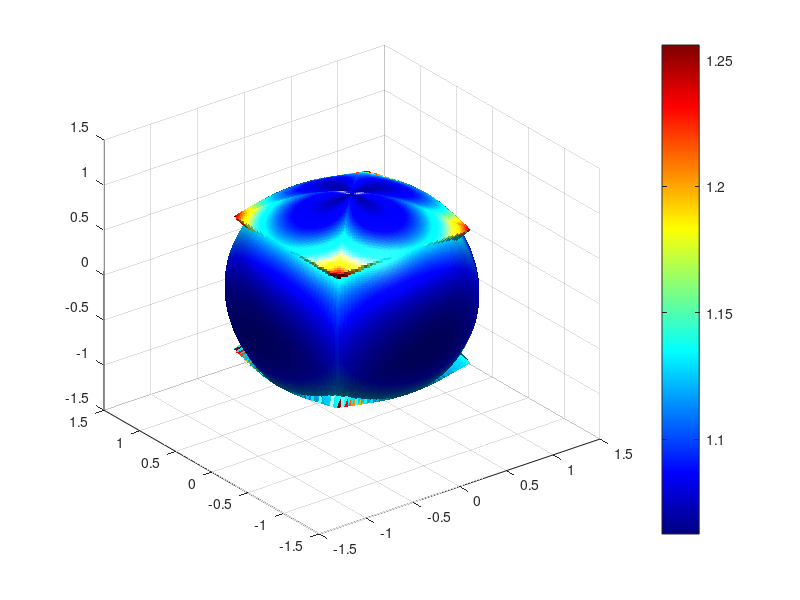

The MATLAB script that drew this image: (Note: this script raises an error after producing the figure.)
function gx = Density_U(varargin)
% DENSITY_U Calculates and plots the U-density (not to be confused with the
% uniform density)
%
% gx = Density_U(Mu,Psi, resolution);
%%
% Examples of correct usage:
%
% Mu=[0 0 1];% Mu=[1 -1 1] ;%  Mu=[0 -1 1]; 
% resolution=100;
%
% Examples of correct function construction:
% gx = Density_U(Mu, resolution)
% gx = Density_U(Mu) 
% gx = Density_U
%%
%
% Optional Inputs
% Mu          distribution parameter, (Mu:mean vector with finite elements)         
% resolution  plot resolution parameter
%
% Authors: Gy.Terdik, B.Wainwright
%
% Copyright 2018 Gy.Terdik
%
% Redistribution and use in source and binary forms, with or without modification, 
% are permitted provided that the following conditions are met:
%
% 1. Redistributions of source code must retain the above copyright notice, this list 
%    of conditions and the following disclaimer.
%
% 2. Redistributions in binary form must reproduce the above copyright notice, this list 
%    of conditions and the following disclaimer in the documentation and/or other materials 
%    provided with the distribution.
%
% 3. Neither the name of the copyright holder nor the names of its contributors may be used 
%    to endorse or promote products derived from this software without specific prior written 
%    permission.
%
% THIS SOFTWARE IS PROVIDED BY THE COPYRIGHT HOLDERS AND CONTRIBUTORS "AS IS" AND ANY EXPRESS 
% OR IMPLIED WARRANTIES, INCLUDING, BUT NOT LIMITED TO, THE IMPLIED WARRANTIES OF MERCHANTABILITY 
% AND FITNESS FOR A PARTICULAR PURPOSE ARE DISCLAIMED. IN NO EVENT SHALL THE COPYRIGHT HOLDER OR 
% CONTRIBUTORS BE LIABLE FOR ANY DIRECT, INDIRECT, INCIDENTAL, SPECIAL, EXEMPLARY, OR CONSEQUENTIAL 
% DAMAGES (INCLUDING, BUT NOT LIMITED TO, PROCUREMENT OF SUBSTITUTE GOODS OR SERVICES; LOSS OF USE, 
% DATA, OR PROFITS; OR BUSINESS INTERRUPTION) HOWEVER CAUSED AND ON ANY THEORY OF LIABILITY, WHETHER 
% IN CONTRACT, STRICT LIABILITY, OR TORT (INCLUDING NEGLIGENCE OR OTHERWISE) ARISING IN ANY WAY OUT 
% OF THE USE OF THIS SOFTWARE, EVEN IF ADVISED OF THE POSSIBILITY OF SUCH DAMAGE.
%
%% Verify/Default parameter values

% Required parameter characteristics
p = inputParser;
dbl = {'double'};
vec3D = {'size',[1,3],'finite'};
class = {'numeric'};
pos_int = {'integer','positive'};
longPsi = {'>=',0,'<=',2*pi,'finite'};

% Check characteristics for the required and optional parameters
addOptional(p,'Mu',[],@(x)validateattributes(x,dbl,vec3D,'Mu'));
addOptional(p,'Psi',[],@(x)validateattributes(x,dbl,longPsi,'Psi'));
addOptional(p,'resolution',[],@(x)validateattributes(x,class,pos_int));

p.parse(varargin{:});
Mu = p.Results.Mu;
Psi = p.Results.Psi;
resolution = p.Results.resolution;

% Default Values
if isempty(Mu)
    Mu = [0 0 1];
end
if isempty(Psi)
    Psi = 0;
end
if isempty(resolution)
    resolution = 100;
end

%% 

delta= pi/resolution; % step size
theta = 0:delta/2:pi/2; % colatitude-delta
phi = 0:delta: pi/4; % longitude-delta

%% plot
[phi1,theta1] = meshgrid(phi,theta);

Phi = [phi, (phi+pi/4), (phi+pi/2), (phi+3*pi/4),phi+pi, (phi+5*pi/4), (phi+3*pi/2), (phi+7*pi/4)]; %  0:delta:2*pi -delta; %  -delta
Phi = Phi-Psi;
Theta= [theta,theta+pi/2 ] ;%  0:delta/2:pi ;
[Phi1,Theta1] = meshgrid(Phi,Theta);
%% 

x2 = sin(Theta1).*cos(Phi1);
y2 = sin(Theta1).*sin(Phi1);
z2 = cos(Theta1);
%% 
tg_th=tan(theta);
cos_phi1=1./cos(phi);
[cos_1,tg_1]=meshgrid(cos_phi1,tg_th);
ind_cos=[tg_1<cos_1];
sinTheta=sin(theta1);
sinTheta(sinTheta==0)=1;
gx1=cos(phi1)./cos(theta1).^2./cos(phi1).^2/16.*ind_cos;
gx2=1./sinTheta.^2./cos(phi1).^2.*cos(phi1)/16.*(1-ind_cos);
gx14=gx1+gx2 ;
gx12=[gx14 fliplr(gx14)];
Gx1=[gx12 gx12 gx12 gx12];
gx=[Gx1; flipud(Gx1)];

%% 


r = gx;
x = (1+r).*x2;
y = (1+r).*y2;
z = (1+r).*z2;
h = surf(x,y,z,r+1); 

%% rotation (orient mean vector (Mu) with the North Pole)
Np=[0,0,1]; % z-axis (North Pole)
Mu=Mu/norm(Mu); % should be unit vector
if Mu(3)~= 1
    Ux=cross(Np,Mu);%axis of rotation
    Ux= Ux/norm(Ux);
    thetaX=rad2deg(acos(Mu(3)));
    rotate(h,Ux,thetaX );
end

%% display options
view(3)
set(h,'LineStyle','none')
colormap(jet(1024));
colorbar
camlight left
camlight right
lighting phong
A=max(1.5,max(1+gx(:)));
axis([-A A -A A -A A])
grid on

% title('Uniform Distribution')
xlabel('x-axis')
ylabel('y-axis')
